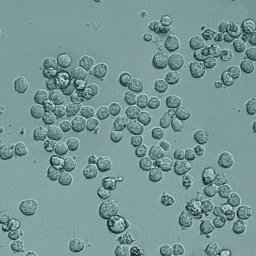
#> input picture input_images/Cells.jpg, 256 x 256 px
$ python cell_counting2.py
#> lines starting #> are read from the running program, lines starting #| are printed output that depends on the picture; after the words box and inside, x2 and y2 are one past the last pixel; in counts of white or black regions, pixels touching at a corner belong together
# -*- coding: utf-8 -*-
"""
Created on Sun Jun 19 23:40:20 2022

@author: sdeni
"""
import cv2
import numpy as np


img = cv2.imread("./input_images/Cells.jpg")
#> img is the input picture: shape (256, 256, 3); mean B, G, R 151.4, 150.4, 119.7
gray = cv2.cvtColor(img, cv2.COLOR_BGR2GRAY)
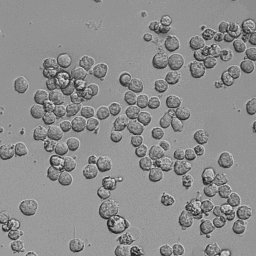
#> gray: shape (256, 256); min 9, max 234, mean 141.3

ret, thresh = cv2.threshold(gray, 0, 255, cv2.THRESH_BINARY_INV + cv2.THRESH_OTSU)
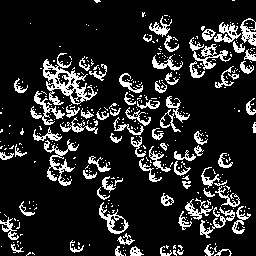
#> thresh: shape (256, 256); 14.8% white in thin lines or dots
#> ret = 121

cv2.imshow("original1",gray)

minDist = 10
param1 = 20 #500
param2 = 17 #200 #smaller value-> more false circles
minRadius = 4
maxRadius = 8

circles = cv2.HoughCircles(thresh, cv2.HOUGH_GRADIENT, 3, minDist, param1=param1, param2=param2, minRadius=minRadius, maxRadius=maxRadius)
#> circles = 138 rows, first 8: [142.5, 118.5, 6.1], [148.5, 160.5, 6.1], [52.5, 172.5, 6.1], [241.5, 31.5, 6.1], [40.5, 97.5, 6.1], [55.5, 160.5, 6.1], [199.5, 136.5, 6.1], [229.5, 214.5, 6.1]

count = 0

if circles is not None:
    circles = np.uint8(np.around(circles))
#> circles = 138 rows, first 8: [142, 118, 6], [148, 160, 6], [52, 172, 6], [242, 32, 6], [40, 98, 6], [56, 160, 6], [200, 136, 6], [230, 214, 6]
    for i in circles[0,:]:
        cv2.circle(gray, (i[0], i[1]), i[2], (0, 255, 0), 2)
        count += 1
#> this loop made 138 passes
#> i on passes 1 to 12: [142, 118, 6], [148, 160, 6], [52, 172, 6], [242, 32, 6], [40, 98, 6], [56, 160, 6], [200, 136, 6], [230, 214, 6], [242, 212, 6], [82, 112, 6], [164, 56, 6], [230, 28, 6]
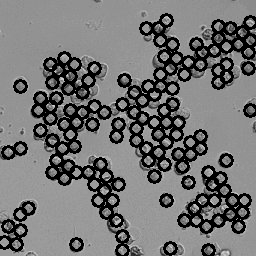
#> gray: shape (256, 256); min 0, max 221, mean 114.2
#> after the loop, count = 138


print(count)
#| 138
cv2.imshow("circled",gray)

cv2.waitKey(0)
cv2.destroyAllWindows()

$ run again, with input_images/BSE_Google_noisy.jpg copied over input_images/Cells.jpg
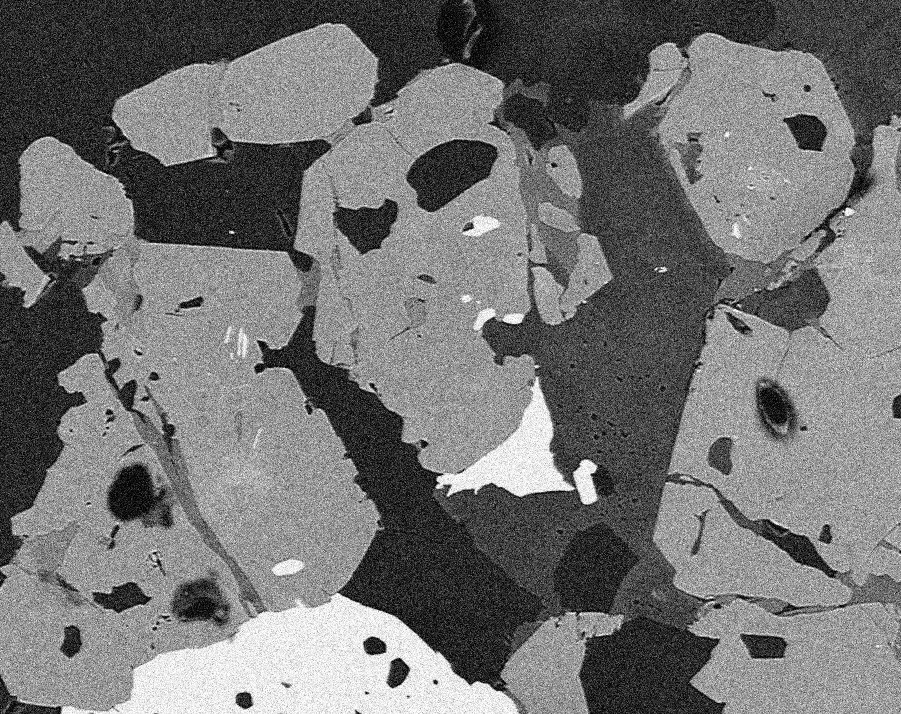
#> input picture input_images/BSE_Google_noisy.jpg, 901 x 714 px
#> img is the input picture: shape (714, 901, 3); min 0, max 255, mean 114.9
#> `ret, thresh = cv2.threshold(gray, 0, 255, cv2.THRESH_BINARY_INV + cv2...`:
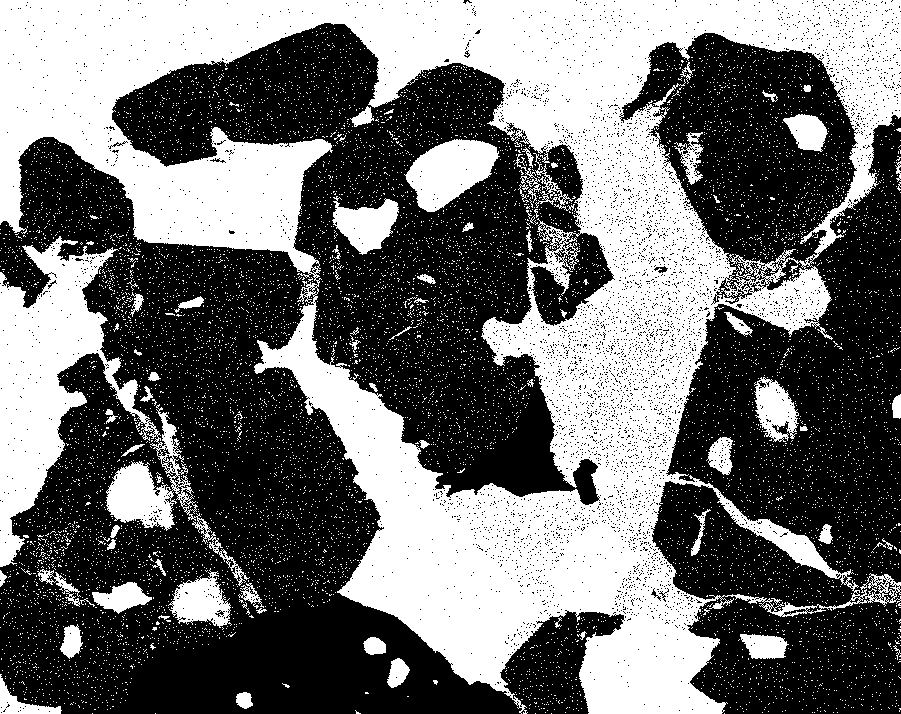
#> thresh: shape (714, 901); 43% white; 10517 white regions (10444 under 20 px), largest, box (x1, y1, x2, y2) and area: (0, 0, 901, 714) 216586, (0, 236, 250, 586) 24099, (404, 139, 500, 212) 4244
#> ret = 107
#> `circles = cv2.HoughCircles(thresh, cv2.HOUGH_GRADIENT, 3, minDist, par..`: circles = 2112 rows, first 8: [505.5, 526.5, 6.1], [622.5, 523.5, 6.1], [658.5, 181.5, 6.1], [367.5, 352.5, 6.1], [814.5, 601.5, 6.1], [871.5, 589.5, 6.1], [283.5, 541.5, 6.1], [448.5, 241.5, 6.1]
#> `circles = np.uint8(np.around(circles))`: circles = 2112 rows, first 8: [250, 14, 6], [110, 12, 6], [146, 182, 6], [112, 96, 6], [46, 90, 6], [104, 78, 6], [28, 30, 6], [192, 242, 6]
#> the loop `for i in circles[0,:]:` made 2112 passes
#> after the loop `for i in circles[0,:]:`:
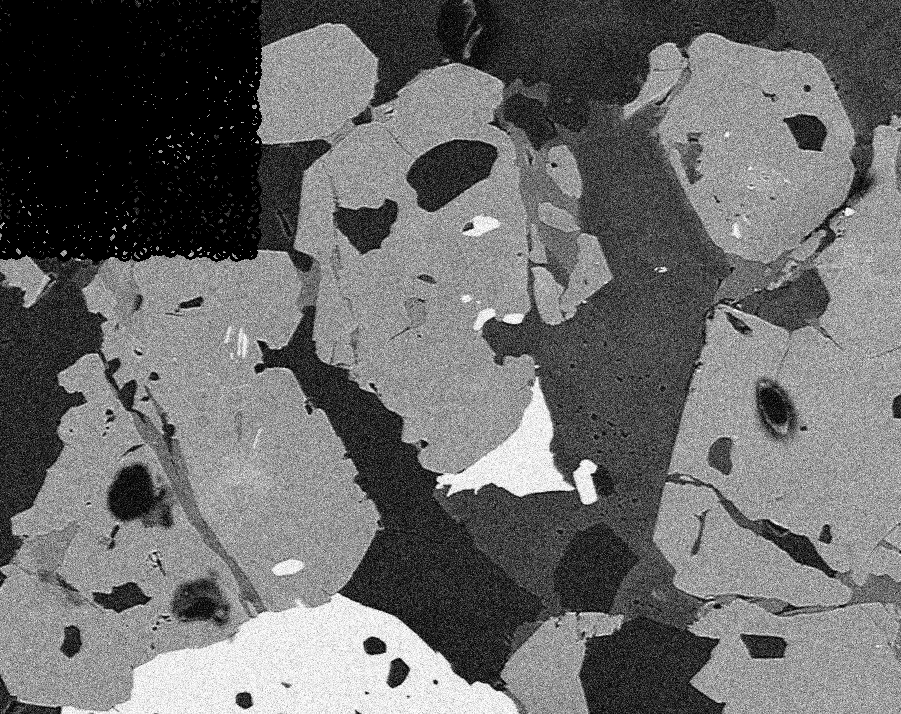
#> gray: shape (714, 901); min 0, max 255, mean 106.6
#> after the loop `for i in circles[0,:]:`: count = 2112
#| 2112
